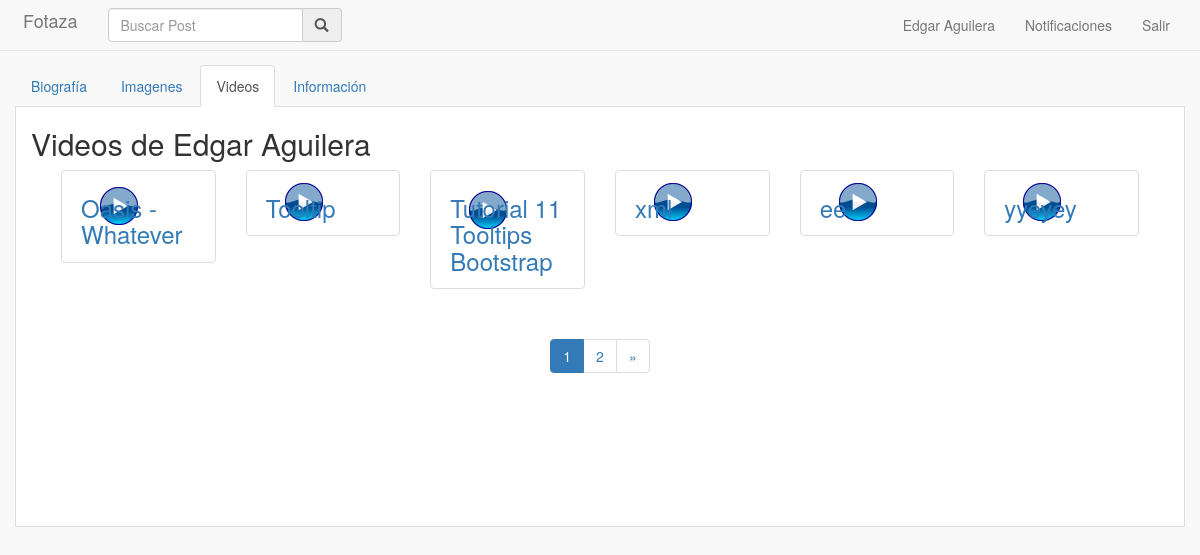
/GestorReqPrincipal/mostrarPosts/videos/1/2 (signed in), run on the app's committed database.
### tables this page shows
CREATE TABLE IF NOT EXISTS `usuario` (
  `U_ID` int(11) NOT NULL AUTO_INCREMENT,
  `U_Email` varchar(80) NOT NULL,
  `U_Password` varchar(40) NOT NULL,
  `U_Nombre` varchar(150) NOT NULL,
  `U_Apellido` varchar(150) NOT NULL,
  `U_Domicilio` varchar(150) DEFAULT NULL,
  `U_Activo` tinyint(1) NOT NULL,
  PRIMARY KEY (`U_ID`),
  UNIQUE KEY `U_Email` (`U_Email`)
);

CREATE TABLE IF NOT EXISTS `post` (
  `P_ID` int(11) NOT NULL AUTO_INCREMENT,
  `P_Titulo` varchar(150) NOT NULL,
  `P_Detalle` text NOT NULL,
  `P_Fecha` datetime NOT NULL,
  `P_Visibilidad` int(11) NOT NULL,
  `P_ID_Video` varchar(200) DEFAULT NULL,
  `U_ID_Publica` int(11) NOT NULL,
  PRIMARY KEY (`P_ID`),
  KEY `U_ID_Publica` (`U_ID_Publica`)
);

### libs/View.php (called while the page is built, shortened)
<?php
    class View{
        function render($controller,$view,$key=null,$value=null){
            $controller = get_class($controller);
            require './views/'.$controller.'/'.$view.'.php';
        }
    }
?>

### libs/Session.php (called while the page is built, shortened)
<?php
    Class Session{
        static function getValue($var){
            return $_SESSION[$var];
        }
        static function exist(){
            if(sizeof($_SESSION) > 0){
                return true;
            }else{
                return false;
            }
        }
    }
?>

### models/GestionarSesion.php (called while the page is built, shortened)
<?php
class GestionarSesion
{
	public function obtenerUsuario($idUsuario)
	{
		$gestorUsuario = new GestorUsuario;
		$gestorUsuario->obtenerUsuario($idUsuario);
		return $gestorUsuario->getUsuario();
	}
}
?>

### libs/ORM.php (called while the page is built, shortened)
<?php
require "Database.php";
class ORM{
	public static $db;
	protected static $table;
	public static function getConnection(){
		self::$db = new Database(DB_TYPE,DB_HOST,DB_NAME,DB_USER,DB_PASS);
	}
	public static function cerrarConexion()
	{
		self::$db = null;
	}
	public static function where($field, $value){
		$sql = "SELECT * FROM ".static::$table." WHERE ".$field." = :".$field;
		$results = self::$db->select($sql, array(":".$field=>$value) );
		return $results;
	}
}
?>

### libs/Database.php (called while the page is built, shortened)
<?php
class Database extends PDO{
	public function select($sql, $array = array(), $fetchMode = PDO::FETCH_ASSOC){
		$sth = $this->prepare($sql);
		$sth->execute($array);
		return $sth->fetchAll($fetchMode);
	}
}
?>

### models/GestorUsuario.php (called while the page is built, shortened)
<?php
class GestorUsuario extends ORM
{
	private $usuario;
	public function obtenerUsuario($U_ID)
	{
        $data = self::where("U_ID", $U_ID);
        $this->usuario = new Usuario($data[0]["U_ID"], $data[0]["U_Email"], $data[0]["U_Password"], $data[0]["U_Nombre"], $data[0]["U_Apellido"], $data[0]["U_Domicilio"], $data[0]["U_Activo"]);
	}
	public function getUsuario(){
		return $this->usuario;
	}
}
?>

### models/Usuario.php (called while the page is built, shortened)
<?php
class Usuario
{
	private $U_Nombre;
	private $U_Apellido;
	function __construct($U_ID, $U_Email, $U_Password, $U_Nombre, $U_Apellido, $U_Domicilio = "", $U_Activo = 1)
	{
		$this->U_Nombre = $U_Nombre;
		$this->U_Apellido = $U_Apellido;
	}
	public function getNombreCompleto()
	{
		return $this->U_Nombre." ".$this->U_Apellido;
	}
}
?>

### models/Post.php (called while the page is built, shortened)
<?php
class Post
{
	private $P_ID;
	private $P_Titulo;
	function __construct($P_ID, $P_Titulo, $P_Detalle, $P_Fecha, $P_Visibilidad, $P_ID_Video, $U_ID_Publica)
	{
		$this->P_ID = $P_ID;
		$this->P_Titulo = $P_Titulo;
	}
	public function getID()
	{
		return $this->P_ID;
	}
	public function getTitulo()
	{
		return $this->P_Titulo;
	}
}
?>

### models/GestorPost.php (called while the page is built, shortened)
<?php
require '../../libs/ORM.php';
class GestorPost extends ORM
{
	protected static $table = "post";
	public function obtenerPosts($limite, $idUsuario, $tipo)
	{
		if($idUsuario!=NULL && $tipo=="videos"){
			$sql = "SELECT * FROM ".static::$table." WHERE U_ID_Publica = :U_ID_Publica AND P_ID_Video IS NOT NULL AND P_Visibilidad=1 ORDER BY P_Fecha DESC LIMIT ".$limite.",".PAGINACION.";";
			$posts = self::$db->select($sql, array(":U_ID_Publica"=>$idUsuario) );
		}elseif($idUsuario!=NULL && $tipo=="imagenes"){
			$sql = "SELECT * FROM ".static::$table." WHERE U_ID_Publica = :U_ID_Publica AND P_ID_Video IS NULL AND P_Visibilidad=1 ORDER BY P_Fecha DESC LIMIT ".$limite.",".PAGINACION.";";
			$posts = self::$db->select($sql, array(":U_ID_Publica"=>$idUsuario) );
		}elseif($limite == NULL && $tipo == NULL && $idUsuario!=NULL){
			$sql = "SELECT * FROM ".static::$table." WHERE U_ID_Publica = :U_ID_Publica AND P_Visibilidad=1;";
			$posts = self::$db->select($sql, array(':U_ID_Publica' => $idUsuario) );
		}else{
			$sql = "SELECT * FROM ".static::$table." WHERE P_Visibilidad=1 ORDER BY P_Fecha DESC LIMIT ".$limite.",".PAGINACION.";";
			$posts = self::$db->select($sql);
		}
	}
}
?>

### models/GestionarPost.php (called while the page is built, shortened)
<?php
class GestionarPost
{
	public function listarPosts($limite, $idUsuario, $tipo)
	{
		$gestorPost = new GestorPost;
		$gestorEtiqueta = new GestorEtiqueta;
		$gestorComentario = new GestorComentario;
		$gestorPost->obtenerPosts($limite, $idUsuario, $tipo);
		$posts = $gestorPost->getPosts();
		if($posts!=NULL){
			foreach ($posts as $idPost => $post) {
				$gestorEtiqueta->obtenerEtiquetas($idPost);
				$posts[$idPost]->setEtiquetas($gestorEtiqueta->getEtiquetas());
				$gestorComentario->obtenerComentarios($idPost);
				$posts[$idPost]->setComentarios($gestorComentario->getComentarios());
			}
		}
		return $posts;
	}
}
?>

### views/GestorReqPrincipal/videos.php (the view, shortened to what this page needs)
<?php
include "cabecera.php";
?>
	<div class="container">
		<div class="row">
			<?php
				if(Session::exist() && Session::getValue('U_ID') == $idUsuario){ ?>
					<div class="">
						<ul class="nav nav-tabs">
							<li role="presentation"><a href="<?php echo URL; ?>GestorReqPrincipal/mostrarPerfil/<?php echo $idUsuario; ?>">Biografía</a></li>
							<li role="presentation"><a href="<?php echo URL; ?>GestorReqPrincipal/mostrarPosts/imagenes/1/<?php echo $idUsuario; ?>">Imagenes</a></li>
							<li role="presentation" class="active"><a href="">Videos</a></li>
							<li role="presentation"><a href="<?php echo URL; ?>GestorReqPrincipal/mostrarInfoPerfil/<?php echo $idUsuario; ?>">Información</a></li>
						</ul>
					</div>
			<?php } ?>
			<div class="main col-xs-12">
				<?php
					$gestorReqPrincipal = new GestorReqPrincipal;
					$usuario = $gestorReqPrincipal->obtenerUsuario($idUsuario);
					echo '<h2>Videos de '. $usuario->getNombreCompleto() .'</h2>';
				?>
			<?php
			if($publicaciones!=NULL){
				echo '<ul class="productos col-md-12">';
				foreach ($publicaciones as $publicacion) {
					echo '<li class="col-xs-12 col-sm-4 col-md-3 col-lg-2">
							<a href="'.URL.'GestorReqPrincipal/mostrarPost/'.$publicacion->getID().'" class="thumbnail">
							<div class="producto">
							<figure class="row">
		                        <div class="imagen col-xs-4 col-sm-3 col-md-10 galeria">
		                        	<img src="http://img.youtube.com/vi/'.$publicacion->getIdVideo().'/default.jpg" class="img-responsive" alt="" />
						            <div style="position: absolute; left: 28%; top: 15%;"  >
						            <img src="'.URL.'public/botonVideo.png" width="30%"alt="" />
		                   		</div>
		                        <figcaption class="col-xs-3 col-sm-5 col-md-10 galeria">
		                            <h3>'.$publicacion->getTitulo().'</h3>
		                        </figcaption>
		                    </figure>
		                    </div>
		                    </a>
		                </li>';
				}
				echo '</ul>';
			}else{ ?>
				<div class="alert alert-info" role="alert">
					<p>No tiene publicaciones de videos</p>
				</div>
			<?php }
			?>
				<nav>
					<ul class="pagination">
						<?php
							include "paginacion.php";
						 ?>
					</ul>
				</nav>
			</div>
		</div>
	</div>
</body>
</html>

### public/css/base.css (style rules this page uses)
ul { list-style-position:inside; }
ul li { list-style-type:none; }
ul li a { text-decoration:none; }
body { padding-top: 65px; background-color: #f9f9f9; }
.main nav { text-align: center; }
.galeria { box-sizing:content-box; webkit-box-sizing:content-box; }
.main { background-color: white; border-bottom: 1px solid #ddd; border-left: 1px solid #ddd; border-right: 1px solid #ddd; }
.main { min-height: 30em; }

### data on the page
usuario: $usuario->getNombreCompleto() "Edgar Aguilera"
post: P_Titulo "Oasis - Whatever"
post: P_Titulo "Tooltip"
post: P_Titulo "Tutorial 11 Tooltips Bootstrap"
post: P_Titulo "xml"
post: P_Titulo "ee"
post: P_Titulo "yyeyey"

### other printed values
Session::getValue('U_NOMBRE') "Edgar Aguilera"
